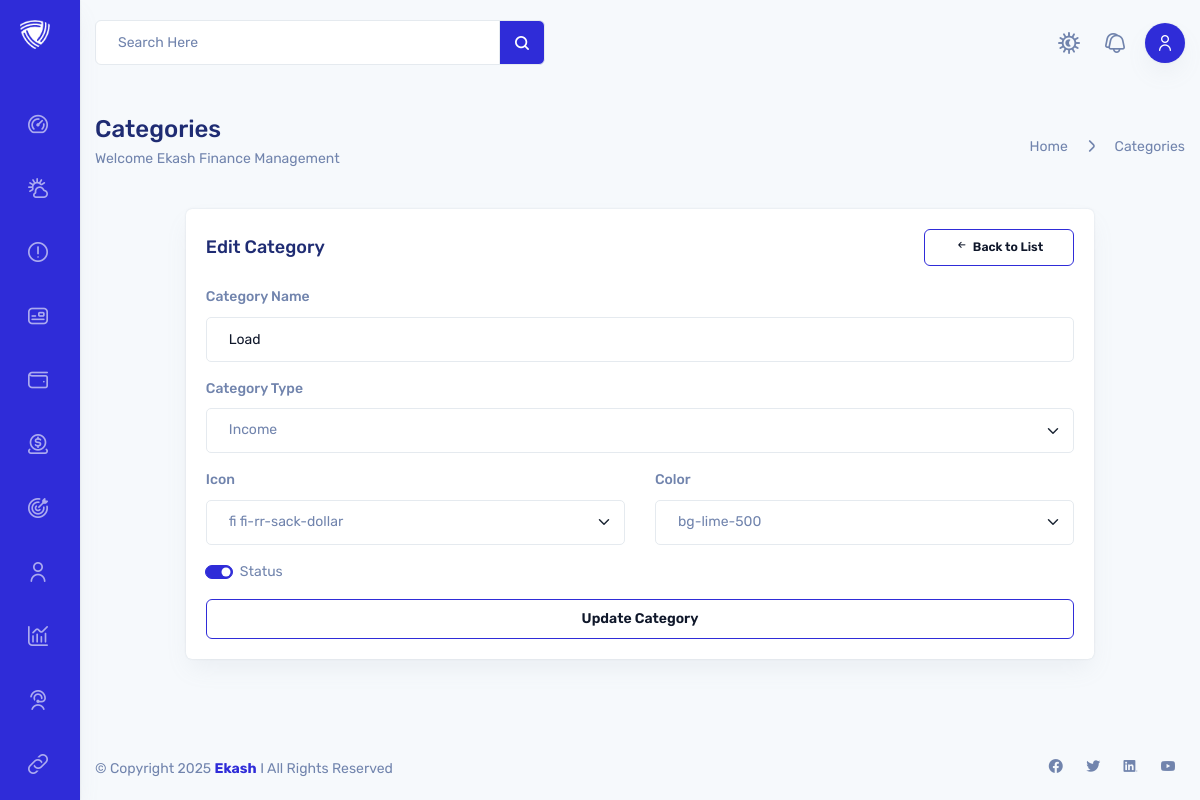
Page /categories/edit/4/ (signed in) on the earlier database version.
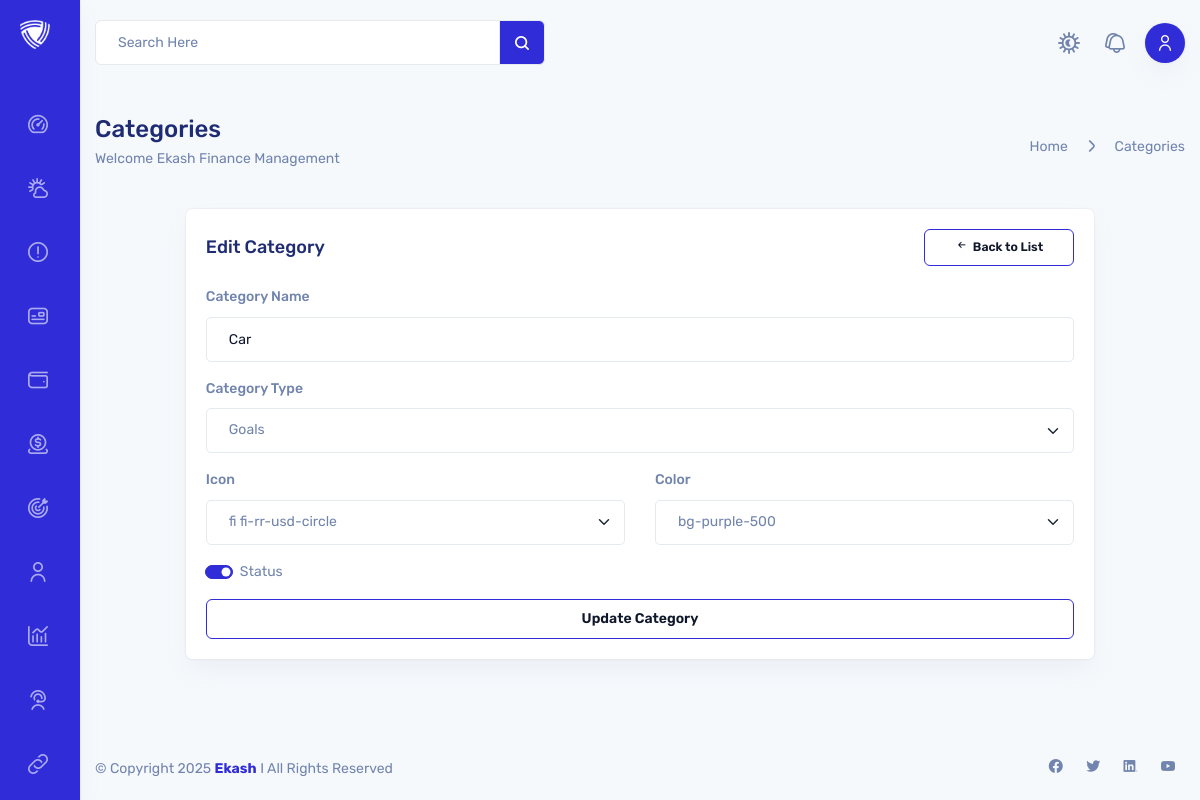
Same page on the later database version.
### category/models.py (models this page shows, shortened)
class Category(models.Model):
    user = models.ForeignKey(Account, on_delete=models.CASCADE, related_name='category_user', null=True, blank=True)
    category_type = models.ForeignKey(CategoryType, on_delete=models.CASCADE, related_name='cat_type')
    category_icon = models.ForeignKey(Icon, on_delete=models.CASCADE, related_name='icon')
    category_icon_color = models.ForeignKey(Color, on_delete=models.CASCADE, related_name='icon_color')
    category_name = models.CharField(max_length=50, blank=True)
    slug = models.SlugField(max_length=264, unique=True)
    is_active = models.BooleanField(default=True)
    created_at = models.DateTimeField(auto_now_add=True)
    updated_at = models.DateTimeField(auto_now=True)
    class Meta:
        verbose_name = 'category'
        verbose_name_plural = 'categories'

### category/views.py (the view)
# urls.py: path('edit/<int:pk>/', views.edit_category, name='category-edit'),
def edit_category(request, pk):
    category = get_object_or_404(Category, pk=pk, user=request.user)
    if request.method == 'POST':
        form = CategoryFrom(request.POST, instance=category)
        if form.is_valid():
            category = form.save(commit=False)
            category.user = request.user  # Optional: reaffirm user
            category.save()
            return redirect('category:category-list')
    else:
        category = get_object_or_404(Category, pk=pk, user=request.user)
        form = CategoryFrom(instance=category)
        form_action = reverse('category:category-edit', args=[category.pk])
    return render(request, 'categories/category_create.html', {'form': form, 'form_action': form_action})

### category/forms.py
class CategoryFrom(forms.ModelForm):
    class Meta:
        model = Category
        exclude = ['user', 'slug']
        widgets = {
            'category_type': forms.Select(attrs={
                'class': 'form-select',
            }),
            'category_icon': forms.Select(attrs={
                'class': 'form-select',
            }),
            'category_icon_color': forms.Select(attrs={
                'class': 'form-select color-picker',
            }),
            'category_name': forms.TextInput(attrs={
                'class': 'form-control',
                'placeholder': 'Enter category name'
            }),
            'is_active': forms.CheckboxInput(attrs={
                'class': 'form-check-input',
            }),
        }

### category/models.py (called while the page is built)
    def __str__(self):
        return self.category_type_name

    def __str__(self):
        return self.icon_name

    def __str__(self):
        return self.color_name

### templates/categories/category_create.html (shortened to what this page needs)
{% extends 'core/base.html' %}
{% block content %}
<div class="container">
    <div class="row justify-content-center align-items-center g-0">
        <div class="col-12">
            <div class="page-title">
                <div class="row align-items-center justify-content-between">
                    <div class="col-xxl-8 col-xl-10 col-lg-12">
                        <div class="page-title-content">
                            <h3>Categories</h3>
                            <p class="mb-2">Welcome Ekash Finance Management</p>
                        </div>
                    </div>
                    <div class="col-auto">
                        <div class="breadcrumbs"><a href="#">Home </a>
                            <span><i class="fi fi-rr-angle-small-right"></i></span>
                            <a href="#">Categories</a>
                        </div>
                    </div>
                </div>
            </div>
        </div>
    </div>
    <div class="row justify-content-center align-items-center g-0">
        <div class="col-xxl-12 col-xl-12">
            <div class="row justify-content-center align-items-center g-0">
                <div class="col-xxl-8 col-xl-10 col-lg-12">
                    <div class="card">
                        <div class="card-header">
                            <h4 class="card-title">
                                {% if form.instance.pk %}Edit{% else %}Create{% endif %} Category
                            </h4>
                            <a href="{% url 'category:category-list' %}" class="btn btn-sm btn-outline-primary"><i
                                    class="fi fi-rr-arrow-small-left pt-2"></i> &nbsp;Back to List</a>
                        </div>
                        <div class="card-body">
                            <div class="create-new-category">
                                <form class="row" action="{{ form_action }}" method="POST">
                                    <div class="mb-3 col-12">
                                        <label class="form-label">Category Name </label>
                                        {{ form.category_name }}
                                    </div>
                                    <div class="mb-3 col-12">
                                        <label class="form-label">Category Type </label>
                                        {{ form.category_type }}
                                    </div>
                                    <div class="mb-3 col-6">
                                        <label class="form-label">Icon </label>
                                        {{ form.category_icon }}
                                    </div>
                                    <div class="mb-3 col-6">
                                        <label class="form-label">Color </label>
                                        {{ form.category_icon_color }}
                                    </div>
                                    <div class="mb-3 col-12 form-check form-switch">
                                        {{ form.is_active }}
                                        <label class="form-check-label">Status </label>
                                    </div>
                                    <div class="col-12">
                                        <button class="btn btn-outline-primary w-100">
                                            {% if form.instance.pk %}Update{% else %}Create{% endif %} Category
                                        </button>
                                    </div>
                                </form>
                            </div>
                        </div>
                    </div>
                </div>
            </div>
        </div>
    </div>
</div>
{% endblock %}

Differences in the rows shown:
changed Category: category_name "Load" → "Car"; category_type "Income" → "Goals"; category_icon "fi fi-rr-sack-dollar" → "fi fi-rr-usd-circle"; category_icon_color "bg-lime-500" → "bg-purple-500"
